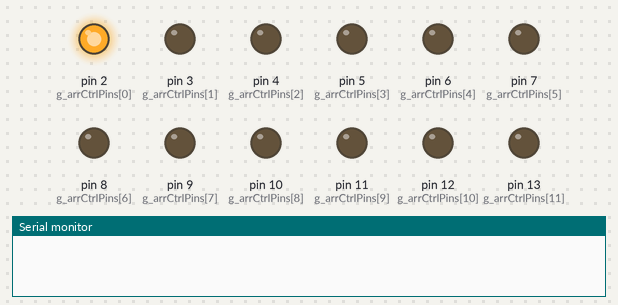
A sketch run on a simulated Arduino Uno, built with avr-gcc and run on an emulated ATmega328P. On the bench: output pins drawn as LEDs (lit = HIGH), the last lines printed to the serial monitor.

Above: at 0.5 s.
At 3.5 s:
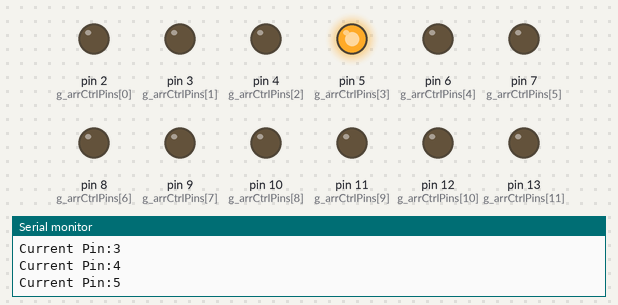
At 5.5 s:
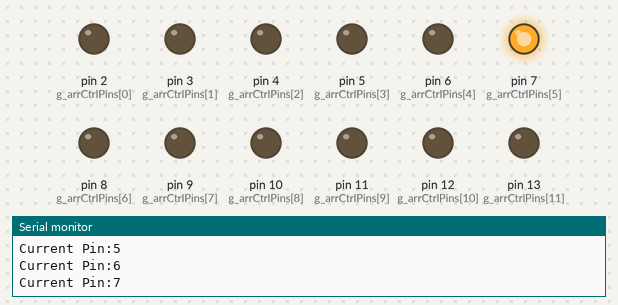
At 7.5 s:
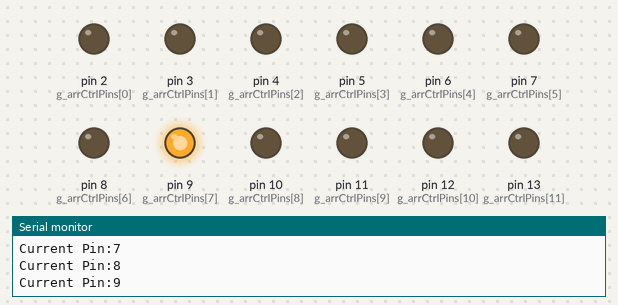
At 10.5 s:
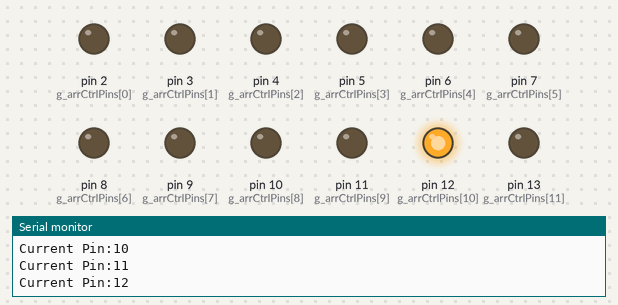
At 14.5 s:
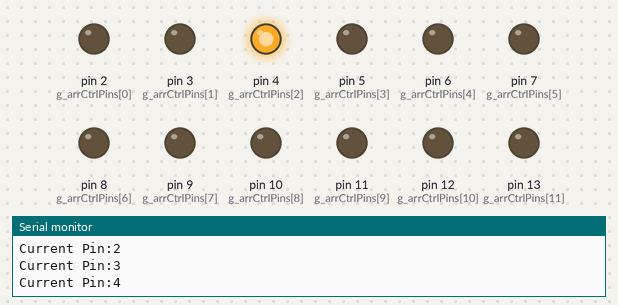
Timing chart, 0 to 15.6 s (numbered marks = the images above):
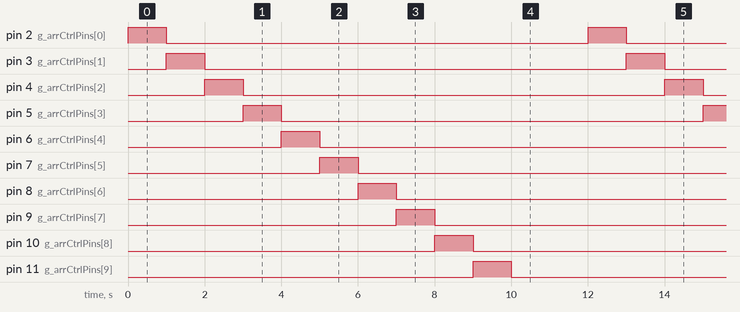

Measured:
- by itself, pin 2 (g_arrCtrlPins[0]), pin 3 (g_arrCtrlPins[1]), pin 4 (g_arrCtrlPins[2]), pin 5 (g_arrCtrlPins[3]), pin 6 (g_arrCtrlPins[4]), pin 7 (g_arrCtrlPins[5]), pin 8 (g_arrCtrlPins[6]), pin 9 (g_arrCtrlPins[7]), pin 10 (g_arrCtrlPins[8]), pin 11 (g_arrCtrlPins[9]), pin 12 (g_arrCtrlPins[10]), pin 13 (g_arrCtrlPins[11]): alternates HIGH for 1.0 s and LOW for 11.0 s
- by itself, everything shown: repeats every 12.0 s, in 12 steps

The sketch:

MOS_controller.ino
```cpp
const int PIN_COUNT = 12;
int g_arrCtrlPins [PIN_COUNT] = {2,3,4,5,6,7,8,9,10,11,12,13};
int g_nCurrentPinIndex = 0;

unsigned long nPreviousTime = 0;
unsigned long nCurrentTime = 0;

const unsigned long CHANGE_DURATION = 1000000;

void setup() {
	// turn off all LEDs
    for (int i=0; i<PIN_COUNT; ++i)
    {
        pinMode(g_arrCtrlPins[i], OUTPUT);
        digitalWrite(g_arrCtrlPins[i], LOW);
    }

    // turn the first pin on
    digitalWrite(g_arrCtrlPins[g_nCurrentPinIndex], HIGH);
    Serial.print("Current Pin:"); Serial.print(g_nCurrentPinIndex); Serial.print("\n");

    Serial.begin(9600);
}

void loop() {
  nCurrentTime = micros();
  if(nCurrentTime < nPreviousTime){ // The time value has been overflowed, ignore it.
								    // Note there will be a frequency change if we ignore the overflow.
	  nPreviousTime = nCurrentTime;
	  return;
  }

  if (nCurrentTime - nPreviousTime >= CHANGE_DURATION) // time to change
  {
    // save the last time you blinked the LED
    nPreviousTime = nCurrentTime;

	// turn off current shinning LED & Turn on next LED
    digitalWrite(g_arrCtrlPins[g_nCurrentPinIndex], LOW);
    g_nCurrentPinIndex = (g_nCurrentPinIndex+1) % PIN_COUNT;
    digitalWrite(g_arrCtrlPins[g_nCurrentPinIndex], HIGH);
    Serial.print("Current Pin:"); Serial.print(g_arrCtrlPins[g_nCurrentPinIndex]); Serial.print("\n");

  }
}
```
